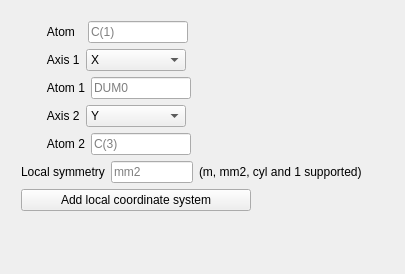
            <widget class="QWidget" name="page_21">
             <property name="geometry">
              <rect>
               <x>0</x>
               <y>0</y>
               <width>405</width>
               <height>274</height>
              </rect>
             </property>
             <attribute name="label">
              <string>Add local coordinate system</string>
             </attribute>
             <layout class="QGridLayout" name="gridLayout_30">
              <item row="0" column="0">
               <layout class="QVBoxLayout" name="verticalLayout_46">
                <property name="leftMargin">
                 <number>10</number>
                </property>
                <property name="topMargin">
                 <number>10</number>
                </property>
                <property name="rightMargin">
                 <number>10</number>
                </property>
                <property name="bottomMargin">
                 <number>10</number>
                </property>
                <item>
                 <layout class="QHBoxLayout" name="horizontalLayout_48">
                  <item>
                   <widget class="QLabel" name="label_39">
                    <property name="sizePolicy">
                     <sizepolicy hsizetype="Preferred" vsizetype="Preferred">
                      <horstretch>0</horstretch>
                      <verstretch>0</verstretch>
                     </sizepolicy>
                    </property>
                    <property name="text">
                     <string>        Atom  </string>
                    </property>
                   </widget>
                  </item>
                  <item>
                   <widget class="QLineEdit" name="alcsPAtomInput">
                    <property name="maximumSize">
                     <size>
                      <width>100</width>
                      <height>16777215</height>
                     </size>
                    </property>
                    <property name="placeholderText">
                     <string>C(1)</string>
                    </property>
                   </widget>
                  </item>
                  <item>
                   <spacer name="horizontalSpacer">
                    <property name="orientation">
                     <enum>Qt::Horizontal</enum>
                    </property>
                    <property name="sizeHint" stdset="0">
                     <size>
                      <width>40</width>
                      <height>20</height>
                     </size>
                    </property>
                   </spacer>
                  </item>
                 </layout>
                </item>
                <item>
                 <layout class="QHBoxLayout" name="horizontalLayout_49">
                  <item>
                   <widget class="QLabel" name="label_44">
                    <property name="text">
                     <string>        Axis 1</string>
                    </property>
                   </widget>
                  </item>
                  <item>
                   <widget class="QComboBox" name="alcsAxis1Input">
                    <property name="minimumSize">
                     <size>
                      <width>100</width>
                      <height>0</height>
                     </size>
                    </property>
                    <property name="currentText">
                     <string>X</string>
                    </property>
                    <property name="currentIndex">
                     <number>0</number>
                    </property>
                    <item>
                     <property name="text">
                      <string>X</string>
                     </property>
                    </item>
                    <item>
                     <property name="text">
                      <string>Y</string>
                     </property>
                    </item>
                    <item>
                     <property name="text">
                      <string>Z</string>
                     </property>
                    </item>
                   </widget>
                  </item>
                  <item>
                   <spacer name="horizontalSpacer_20">
                    <property name="orientation">
                     <enum>Qt::Horizontal</enum>
                    </property>
                    <property name="sizeHint" stdset="0">
                     <size>
                      <width>40</width>
                      <height>20</height>
                     </size>
                    </property>
                   </spacer>
                  </item>
                 </layout>
                </item>
                <item>
                 <layout class="QHBoxLayout" name="horizontalLayout_53">
                  <item>
                   <widget class="QLabel" name="label_45">
                    <property name="text">
                     <string>        Atom 1</string>
                    </property>
                   </widget>
                  </item>
                  <item>
                   <widget class="QLineEdit" name="alcsAtom1Input">
                    <property name="maximumSize">
                     <size>
                      <width>100</width>
                      <height>16777215</height>
                     </size>
                    </property>
                    <property name="placeholderText">
                     <string>DUM0</string>
                    </property>
                   </widget>
                  </item>
                  <item>
                   <spacer name="horizontalSpacer_21">
                    <property name="orientation">
                     <enum>Qt::Horizontal</enum>
                    </property>
                    <property name="sizeHint" stdset="0">
                     <size>
                      <width>40</width>
                      <height>20</height>
                     </size>
                    </property>
                   </spacer>
                  </item>
                 </layout>
                </item>
                <item>
                 <layout class="QHBoxLayout" name="horizontalLayout_54">
                  <item>
                   <widget class="QLabel" name="label_46">
                    <property name="text">
                     <string>        Axis 2</string>
                    </property>
                   </widget>
                  </item>
                  <item>
                   <widget class="QComboBox" name="alcsAxis2Input">
                    <property name="minimumSize">
                     <size>
                      <width>100</width>
                      <height>0</height>
                     </size>
                    </property>
                    <property name="currentIndex">
                     <number>1</number>
                    </property>
                    <item>
                     <property name="text">
                      <string>X</string>
                     </property>
                    </item>
                    <item>
                     <property name="text">
                      <string>Y</string>
                     </property>
                    </item>
                    <item>
                     <property name="text">
                      <string>Z</string>
                     </property>
                    </item>
                   </widget>
                  </item>
                  <item>
                   <spacer name="horizontalSpacer_22">
                    <property name="orientation">
                     <enum>Qt::Horizontal</enum>
                    </property>
                    <property name="sizeHint" stdset="0">
                     <size>
                      <width>40</width>
                      <height>20</height>
                     </size>
                    </property>
                   </spacer>
                  </item>
                 </layout>
                </item>
                <item>
                 <layout class="QHBoxLayout" name="horizontalLayout_55">
                  <item>
                   <widget class="QLabel" name="label_47">
                    <property name="text">
                     <string>        Atom 2</string>
                    </property>
                   </widget>
                  </item>
                  <item>
                   <widget class="QLineEdit" name="alcsAtom2Input">
                    <property name="maximumSize">
                     <size>
                      <width>100</width>
                      <height>16777215</height>
                     </size>
                    </property>
                    <property name="placeholderText">
                     <string>C(3)</string>
                    </property>
                   </widget>
                  </item>
                  <item>
                   <spacer name="horizontalSpacer_23">
                    <property name="orientation">
                     <enum>Qt::Horizontal</enum>
                    </property>
                    <property name="sizeHint" stdset="0">
                     <size>
                      <width>40</width>
                      <height>20</height>
                     </size>
                    </property>
                   </spacer>
                  </item>
                 </layout>
                </item>
                <item>
                 <layout class="QHBoxLayout" name="horizontalLayout_56">
                  <item>
                   <widget class="QLabel" name="label_48">
                    <property name="text">
                     <string>Local symmetry</string>
                    </property>
                   </widget>
                  </item>
                  <item>
                   <widget class="QLineEdit" name="alcsLocSymInput">
                    <property name="maximumSize">
                     <size>
                      <width>100</width>
                      <height>16777215</height>
                     </size>
                    </property>
                    <property name="placeholderText">
                     <string>mm2</string>
                    </property>
                   </widget>
                  </item>
                  <item>
                   <widget class="QLabel" name="label_49">
                    <property name="text">
                     <string>(m, mm2, cyl and 1 supported)</string>
                    </property>
                   </widget>
                  </item>
                  <item>
                   <spacer name="horizontalSpacer_24">
                    <property name="orientation">
                     <enum>Qt::Horizontal</enum>
                    </property>
                    <property name="sizeHint" stdset="0">
                     <size>
                      <width>40</width>
                      <height>20</height>
                     </size>
                    </property>
                   </spacer>
                  </item>
                 </layout>
                </item>
                <item>
                 <widget class="QPushButton" name="alcsBut">
                  <property name="maximumSize">
                   <size>
                    <width>230</width>
                    <height>16777215</height>
                   </size>
                  </property>
                  <property name="layoutDirection">
                   <enum>Qt::LeftToRight</enum>
                  </property>
                  <property name="text">
                   <string>Add local coordinate system</string>
                  </property>
                 </widget>
                </item>
                <item>
                 <widget class="QLabel" name="alcsStatusLab">
                  <property name="text">
                   <string/>
                  </property>
                 </widget>
                </item>
                <item>
                 <spacer name="verticalSpacer_26">
                  <property name="orientation">
                   <enum>Qt::Vertical</enum>
                  </property>
                  <property name="sizeHint" stdset="0">
                   <size>
                    <width>20</width>
                    <height>40</height>
                   </size>
                  </property>
                 </spacer>
                </item>
               </layout>
              </item>
             </layout>
            </widget>
